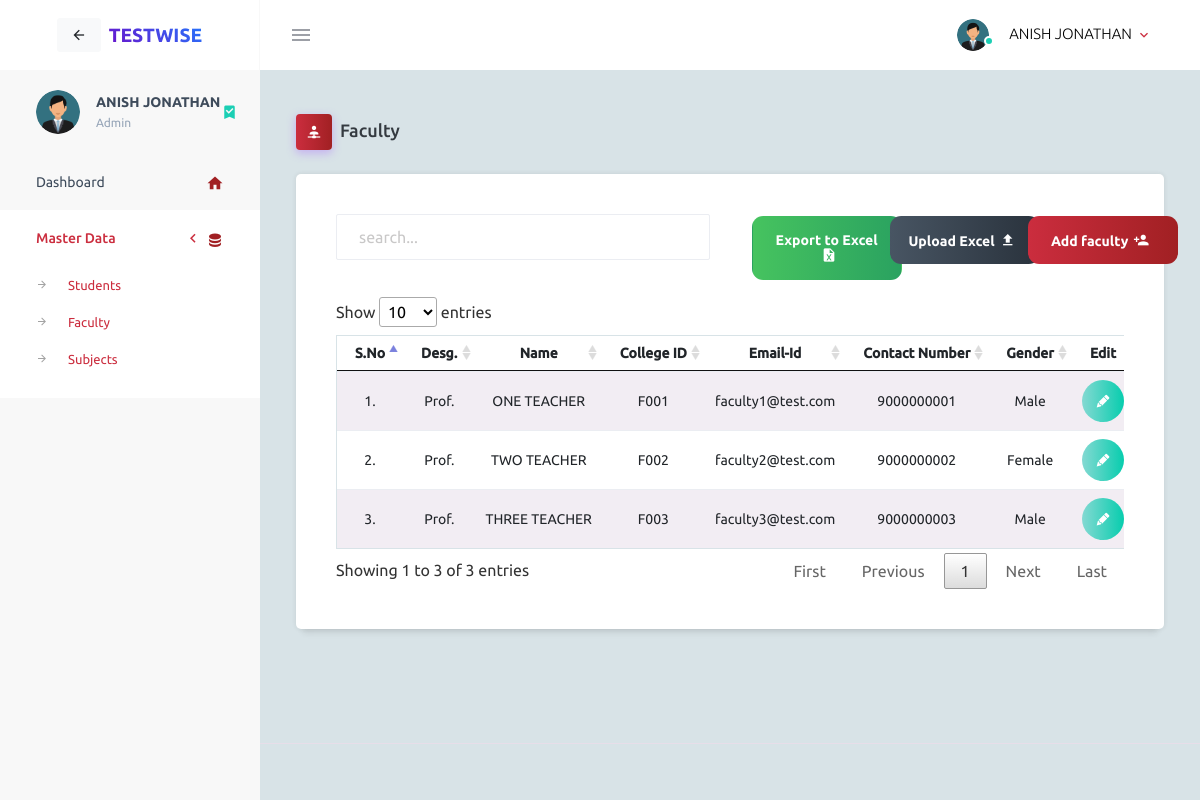
Page /admin/master_data?mode=Faculty (signed in) on the committed database.
### tables this page shows
CREATE TABLE `faculty` (
  `F_id` TEXT NOT NULL,
  `Designation` TEXT   DEFAULT NULL,
  `L_name` text NOT NULL,
  `F_name` text NOT NULL,
  `M_name` text NOT NULL,
  `F_email` text NOT NULL,
  `F_password` text NOT NULL,
  `dept` text NOT NULL,
  `F_num` TEXT NOT NULL,
  `gender` TEXT NOT NULL,
  `img` text NOT NULL,
  `first_login` int NOT NULL DEFAULT '0', otp TEXT, expiry_at TEXT, otp_used INTEGER DEFAULT 0,
  PRIMARY KEY (`F_id`)
);

### admin/admin.py (the view, shortened to what this page needs)
@admin.route('/master_data',methods=['POST','GET'])
@login_required
def get_master_mode():
    mode = request.args.get('mode')
    if mode=="Student":
        qs = []
        cursor = mysql.connection.cursor(MySQLdb.cursors.DictCursor)
        cursor.execute('SELECT COUNT(S_id) as Total_Stud FROM student where current_sem=1 OR current_sem=2')
        fy_students = cursor.fetchone()
        fy = {}
        fy['batch'] = 'First-Year'
        fy['Total_Stud'] = fy_students['Total_Stud']
        qs.append(fy)
        cursor = mysql.connection.cursor(MySQLdb.cursors.DictCursor)
        cursor.execute('SELECT COUNT(S_id) as Total_Stud FROM student where current_sem=3 OR current_sem=4')
        sy_students = cursor.fetchone()
        sy = {}
        sy['batch'] = 'Second-Year'
        sy['Total_Stud'] = sy_students['Total_Stud']
        qs.append(sy)
        cursor = mysql.connection.cursor(MySQLdb.cursors.DictCursor)
        cursor.execute('SELECT COUNT(S_id) as Total_Stud FROM student where current_sem=5 OR current_sem=6')
        ty_students = cursor.fetchone()
        ty = {}
        ty['batch'] = 'Third-Year'
        ty['Total_Stud'] = ty_students['Total_Stud']
        qs.append(ty)
        cursor = mysql.connection.cursor(MySQLdb.cursors.DictCursor)
        cursor.execute('SELECT COUNT(S_id) as Total_Stud FROM student where current_sem=7 OR current_sem=8')
        ly_students = cursor.fetchone()
        ly = {}
        ly['batch'] = 'Last-Year'
        ly['Total_Stud'] = ly_students['Total_Stud']
        qs.append(ly)
        print(qs)
        if session.get('data_master_mode') is None:
            session['data_master_mode'] = "student"
        else:
            if session['data_master_mode'] != "student":
                session['data_master_mode'] = "student"
        colors = ['bg-gradient-primary2','bg-gradient-success','bg-gradient-info','bg-gradient-warning','bg-gradient-danger','bg-gradient-dark']
        return render_template('student/student_types.html', stud = qs, color=colors)
    elif mode=="Faculty":
        cursor = mysql.connection.cursor(MySQLdb.cursors.DictCursor)
        if session.get('data_master_mode') is None:
            session['data_master_mode'] = "faculty"
        else:
            if session['data_master_mode'] != "faculty":
                session['data_master_mode'] = "faculty"
        print(session['dept'])
        cursor.execute('SELECT dept_name FROM department where dept_short = %s',[session['dept']])
        department = cursor.fetchone()
        dept = department['dept_name']
        cursor.execute('SELECT F_id, Designation, L_name, F_name, M_name, F_email, F_num, gender FROM faculty where dept = %s',[dept])
        faculty = cursor.fetchall()
        cursor.close()
        msg = check_message()
        return render_template('faculty_master_data.html',mode=mode, faculties=faculty, faclen=len(faculty),msg=msg)

### check_login.py (called while the page is built, shortened)
def check_message():
    msg = {}
    msg['there'] = 0
    print(msg)
    return msg

def login_required(f):
    @wraps(f)
    def decorated(*args, **kwargs):
        if 'login' in session:
            return f(*args, **kwargs)
        else:
            return redirect(url_for('show_login'))
    return decorated

### sqlite_shim.py (called while the page is built)
    def execute(self, query, params=None):
        query = query.replace('%s', '?')
        if params:
            if not isinstance(params, (list, tuple, dict)):
                params = (params,)
            self.cursor.execute(query, params)
        else:
            self.cursor.execute(query)
        self._last_row_id = self.cursor.lastrowid
        self._row_count = self.cursor.rowcount
        return self.cursor

    def fetchone(self):
        return self.cursor.fetchone()

    def fetchall(self):
        return self.cursor.fetchall()

    def close(self):
        self.cursor.close()

    def _dict_factory(self, cursor, row):
        d = {}
        for idx, col in enumerate(cursor.description):
            d[col[0]] = row[idx]
        return d

    def cursor(self, cursor_type=None):
        return SQLiteCursor(self._conn.cursor())

### admin/templates/faculty_master_data.html (shortened to what this page needs)
<!DOCTYPE html>
<html lang="en">
<head>
    <link rel="stylesheet" href="{{ url_for('static', filename='vendors/mdi/css/materialdesignicons.min.css')}}">
    <link rel="stylesheet" href="{{ url_for('static', filename='vendors/css/vendor.bundle.base.css')}}">
    <link rel="stylesheet" href="/static/css/style.css">
    <link rel="stylesheet" href="/static/css/file_upload.css">
    <link rel="stylesheet" href="{{ url_for('static', filename='css/jquery.dataTables.min.css')}}">
    <link href="{{ url_for('static', filename='css/loader.css')}}" rel="stylesheet" />
    <link href="{{ url_for('static', filename='css/toastr.css')}}" rel="stylesheet" />
</head>
<body>
  <div class="container-scroller">
    {% include "nav.html" ignore missing %}
    <div class="container-fluid page-body-wrapper">
      {% include "side_nav.html" ignore missing %}
      <div class="main-panel">
        <div class="content-wrapper" style="background: #d8e3e7;">
          <div class="page-header">
            <h3 class="page-title">
              <span class="page-title-icon bg-gradient-primary2 text-white mr-2"><i class="mdi mdi-account-network"></i></span>Faculty
            </h3>
            <nav aria-label="breadcrumb">
              <ul class="breadcrumb">
              </ul>
            </nav>
          </div>
          <div class="row" style="margin-top: 2%;">
            <div class="col-12 grid-margin">
              <div class="card">
                <div class="card-body">
                  <div class="card-title">
                    <div class="row" style="text-align: center;">
                      <div class="col-sm-12 col-md-6" style="text-align: left;">
                        <div class="form-outline mb-2">
                          <input type="search" class="form-control" id="myInput" placeholder="Search..." style="width: 100%;">
                        </div>
                      </div>
                      <div class="col-sm-12 col-md-2">
                        <button class="btn btn-gradient-green btn-fw btn-responsive" id="btnExport" style="background: linear-gradient(to right, #46c35f, #2aa260);" onclick="export_excel(this)">Export to Excel<i class="mdi mdi-file-excel" aria-hidden="true" style="padding-left: 5px;font-style: bold;font-weight: 900;"></i></button>
                      </div>
                      <div class="col-sm-12 col-md-2">
                        <button class="btn btn-gradient-primary btn-fw btn-responsive" id="btn_excel_upload" style="background: linear-gradient(to right, #485563, #29323c);" data-toggle="modal" data-target="#Upload_xl_stud" >Upload Excel<i class="mdi mdi-upload" aria-hidden="true" style="padding: 5px;font-style: bold;font-weight: 900;"></i></button>
                      </div>
                      <div class="col-sm-12 col-md-2" >
                        <button class="btn btn-gradient-primary btn-fw btn-responsive" id="btnAdd" style="background: linear-gradient(to right, #cb2d3e, #a12023);" data-toggle="modal" data-target="#Add_fac">Add faculty<i class="mdi mdi-account-plus " aria-hidden="true" style="padding: 5px;font-style: bold;font-weight: 900;"></i></button>
                      </div>
                    </div>
                  </div>
                  <div class="table-responsive" style="margin-top: 2%;">
                    <table class="table table-striped table-sm" width="100%" style="border: 0.1rem solid #d8e3e7;" id="myTable_whole">
                      <thead>
                        <tr>
                          <th> S.No </th>
                          <th> Desg. </th>
                          <th> Name </th>
                          <th> College ID </th>
                          <th> Email-Id </th>
                          <th> Contact Number </th>
                          <th> Gender </th>
                          <th>Edit</th>
                        </tr>
                      </thead>
                      <tbody id="myTable">
                        {% if faclen!=0 %}
                          {% for j in range(faclen) %}
                          {% set faculty = faculties[j] %}
                          <tr>
                            <td> {{(j+1)}}. </td>
                            {% if faculty.Designation[-1] == '.' %}
                            <td>{{faculty.Designation}}</td>
                            {% else %}
                            <td>{{faculty.Designation}}.</td>
                            {% endif %}
                            <td>{{faculty.F_name}} {{faculty.M_name}} {{faculty.L_name}}</td>
                            <td> {{faculty.F_id}} </td>
                            <td><a href="mailto:{{faculty.F_email}}" style="color: inherit"> {{faculty.F_email}} </a></td>
                            <td><a href="tel:{{faculty.F_num}}" style="color: inherit"> {{faculty.F_num}} </a></td>
                            {% if faculty.gender=='M'  %}
                            <td> Male </td>
                            {% elif faculty.gender=='F' %}
                            <td> Female </td>
                            {% else %}
                            <td> Others </td>
                            {% endif %}
                            <td><button type="button" class="btn btn-gradient-success btn-rounded btn-icon" onclick="edit_modal_open('{{faculty.F_id}}')" data-toggle="modal" data-target="#Edit_fac" title="Edit"><i class="mdi mdi-lead-pencil"></i></button></td>
                          </tr>
                          {% endfor %}
                        {% else %}
                          <tr>
                            <td colspan="10" style="padding: 1rem;text-align: center;font-weight: 900;">No faculty Added Yet!</td>
                          </tr>
                        {% endif %}
                      </tbody>
                    </table>
                  </div>
                </div>
              </div>
            </div>
          </div>
        </div>
        <footer class="footer" style="background: #d8e3e7;">
        </footer>
      </div>
    </div>
  </div>
</body>
</html>

### static/css/file_upload.css (style rules this page uses)
.card { border-radius: 5px; -webkit-box-shadow: 0 0 5px 0 rgba(43, 43, 43, .1), 0 11px 6px -7px rgba(43, 43, 43, .1); box-shadow: 0 0 5px 0 rgba(43, 43, 43, .1), 0 11px 6px -7px rgba(43, 43, 43, .1); border: none; margin-bottom: 30px; -webkit-transition: all .3s ease-in-out; transition: all .3s ease-in-out; }

### admin/templates/faculty_master_data.html (style rules this page uses)
.form-control { font-size: 1.000rem; }
h4,h3 { font-size: 1.525rem; }
th { cursor: pointer; font-style: underline; text-align: center; }
td { text-align: center; }
input { text-transform:uppercase; }
::placeholder { text-transform:lowercase; }
.btn-responsive { white-space: normal !important; word-wrap: break-word; padding: 1rem; border-radius: 0.7rem; margin: 0.1rem; color:white; }

### rows in the picture
faculty: Designation "Prof.", F_name "ONE", L_name "TEACHER", F_id "F001", F_email "faculty1@test.com", F_num "9000000001"
faculty: Designation "Prof.", F_name "TWO", L_name "TEACHER", F_id "F002", F_email "faculty2@test.com", F_num "9000000002"
faculty: Designation "Prof.", F_name "THREE", L_name "TEACHER", F_id "F003", F_email "faculty3@test.com", F_num "9000000003"

### other values in the picture
{{ session['username'] }} "ANISH JONATHAN"
{{ session['mode'] }} "Admin"
{{ (j+1) }} "1" "2" "3"
